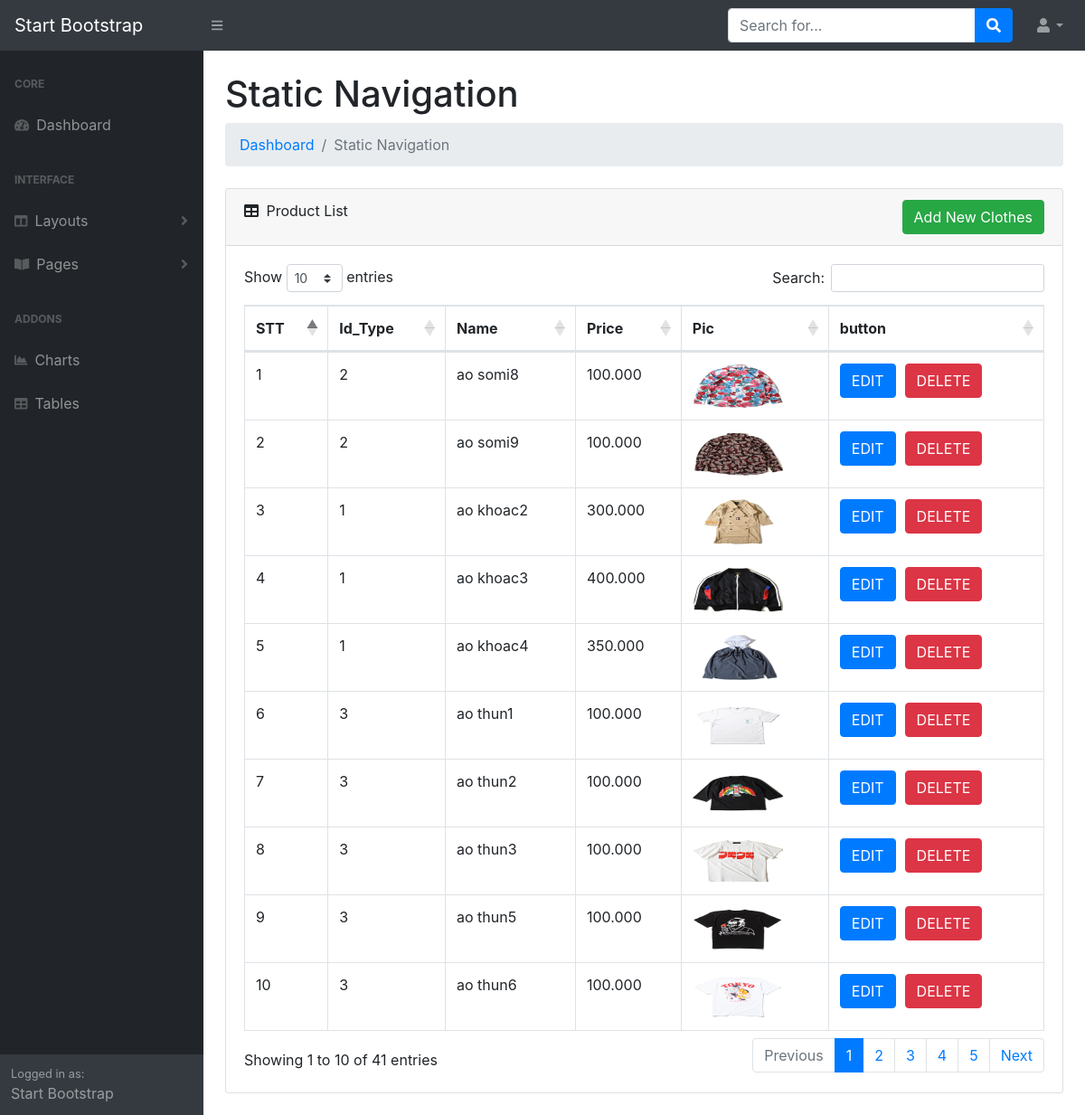
/admin-test/CLOTHES.php, run on the app's committed database.
### tables this page shows
CREATE TABLE `clothes` (
  `id` int(4) NOT NULL,
  `id_type` int(4) NOT NULL,
  `name` varchar(40) NOT NULL,
  `price` varchar(255) NOT NULL,
  `picture` varchar(255) NOT NULL
);

### admin-test/models/DataProvider.php (called while the page is built, shortened)
<?php
class DataProvider
{
	private $link;
	function __construct()
	{
		$this->link=mysqli_connect("localhost","root","","sellclothes");
	}
	function ExecuteQuery($sql)
	{
		mysqli_query($this->link,"set names 'utf8'");
		return mysqli_query($this->link, $sql);
	}
	function FetchAll($sql)
	{
		$result=$this->ExecuteQuery($sql);
		$arr=array();
		while($row=mysqli_fetch_assoc($result))
		{
			$arr[]=$row;
		}
		return $arr;
	}
}
?>

### admin-test/CLOTHES.php (the view, shortened to what this page needs)
<?php
include_once("../admin-test/models/DataProvider.php");
?>
<!DOCTYPE html>
<html lang="en">
    <head>
        <link href="css/styles.css" rel="stylesheet" />
        <link href="https://cdn.datatables.net/1.10.20/css/dataTables.bootstrap4.min.css" rel="stylesheet" />
    </head>
    <body>
        <nav class="sb-topnav navbar navbar-expand navbar-dark bg-dark">
            <a class="navbar-brand" href="index.php">Start Bootstrap</a>
            <button class="btn btn-link btn-sm order-1 order-lg-0" id="sidebarToggle" href="#"><i class="fas fa-bars"></i></button>
            <form class="d-none d-md-inline-block form-inline ml-auto mr-0 mr-md-3 my-2 my-md-0">
                <div class="input-group">
                    <input class="form-control" type="text" placeholder="Search for..." aria-label="Search" aria-describedby="basic-addon2" />
                    <div class="input-group-append">
                        <button class="btn btn-primary" type="button"><i class="fas fa-search"></i></button>
                    </div>
                </div>
            </form>
            <ul class="navbar-nav ml-auto ml-md-0">
                <li class="nav-item dropdown">
                    <a class="nav-link dropdown-toggle" id="userDropdown" href="#" role="button" data-toggle="dropdown" aria-haspopup="true" aria-expanded="false"><i class="fas fa-user fa-fw"></i></a>
                </li>
            </ul>
        </nav>
        <div id="layoutSidenav">
            <div id="layoutSidenav_nav">
                <nav class="sb-sidenav accordion sb-sidenav-dark" id="sidenavAccordion">
                    <div class="sb-sidenav-menu">
                        <div class="nav">
                            <div class="sb-sidenav-menu-heading">Core</div>
                            <a class="nav-link" href="index.php">
                                <div class="sb-nav-link-icon"><i class="fas fa-tachometer-alt"></i></div>
                                Dashboard
                            </a>
                            <div class="sb-sidenav-menu-heading">Interface</div>
                            <a class="nav-link collapsed" href="#" data-toggle="collapse" data-target="#collapseLayouts" aria-expanded="false" aria-controls="collapseLayouts">
                                <div class="sb-nav-link-icon"><i class="fas fa-columns"></i></div>
                                Layouts
                                <div class="sb-sidenav-collapse-arrow"><i class="fas fa-angle-down"></i></div>
                            </a>
                            <a class="nav-link collapsed" href="#" data-toggle="collapse" data-target="#collapsePages" aria-expanded="false" aria-controls="collapsePages">
                                <div class="sb-nav-link-icon"><i class="fas fa-book-open"></i></div>
                                Pages
                                <div class="sb-sidenav-collapse-arrow"><i class="fas fa-angle-down"></i></div>
                            </a>
                            <div class="sb-sidenav-menu-heading">Addons</div>
                            <a class="nav-link" href="charts.html">
                                <div class="sb-nav-link-icon"><i class="fas fa-chart-area"></i></div>
                                Charts
                            </a>
                            <a class="nav-link" href="tables.html">
                                <div class="sb-nav-link-icon"><i class="fas fa-table"></i></div>
                                Tables
                            </a>
                        </div>
                    </div>
                    <div class="sb-sidenav-footer">
                        <div class="small">Logged in as:</div>
                        Start Bootstrap
                    </div>
                </nav>
            </div>
            <div id="layoutSidenav_content">
                <main>
                    <div class="container-fluid">
                        <h1 class="mt-4">Static Navigation</h1>
                        <ol class="breadcrumb mb-4">
                            <li class="breadcrumb-item"><a href="index.php">Dashboard</a></li>
                            <li class="breadcrumb-item active">Static Navigation</li>
                        </ol>
                        <div class="card mb-4">
                            <div class="card-header" >
                                <i class="fas fa-table mr-1"></i>
                                Product List
                                <div style="float:right">
                                   <button class='btn-add btn btn-success'  data-toggle='modal' data-target='#AddModal'>Add New Clothes</button>
                                </div>
                            </div>
                            <div class="card-body">
                                <div class="table-responsive"  id='clothes_table'>
                                <table class="table table-bordered" id="dataTable" width="100%" cellspacing="0">
                                        <thead>
                                            <tr>
                                                <th>STT</th>
                                                <th>Id_Type</th>
                                                <th>Name</th>
                                                <th>Price</th>
                                                <th>Pic</th>
                                                <th>button</th>
                                            </tr>
                                        </thead>
                                        <tbody>
                                        <?php
                                            include_once("../admin-test/models/DataProvider.php");
                                            $db=new DataProvider();
                                            $sql="SELECT * FROM `clothes`";
                                            $array=$db->FetchAll($sql);
                                            foreach($array as $item){
                                                @$p=number_format($item['price'],0,",",".");
                                                echo "<tr>";
                                                    echo "<td class='id'>$item[id]</td>";
                                                    echo "<td class='type'>$item[id_type]</td>";
                                                    echo "<td class='name'>$item[name]</td>";
                                                    echo "<td class='price'>$p</td>";
                                                    echo "<td ><img src='../admin-test/image/image_product/$item[picture]' class='image' style='width:100px; height:50px' ></td>";
                                                    echo "<td><button class='btn-edit btn btn-primary' data-toggle='modal' data-target='#exampleModal'>EDIT</button>";
                                                    echo "<button class='btn-delete btn btn-danger' style='margin-left:10px' >DELETE</button></td>";
                                                echo "</tr>";
                                            }
                                            ?>
                                        </tbody>
                                    </table>
                                </div>
                            </div>
                        </div>
                    </div>
                    </div>
            </div>
    </body>
</html>

### data on the page
clothes: id "1", id_type "2", name "ao somi8", price "100.000", picture (picture)
clothes: id "2", id_type "2", name "ao somi9", price "100.000", picture (picture)
clothes: id "3", id_type "1", name "ao khoac2", price "300.000", picture (picture)
clothes: id "4", id_type "1", name "ao khoac3", price "400.000", picture (picture)
clothes: id "5", id_type "1", name "ao khoac4", price "350.000", picture (picture)
clothes: id "6", id_type "3", name "ao thun1", price "100.000", picture (picture)
clothes: id "7", id_type "3", name "ao thun2", price "100.000", picture (picture)
clothes: id "8", id_type "3", name "ao thun3", price "100.000", picture (picture)
clothes: id "9", id_type "3", name "ao thun5", price "100.000", picture (picture)
clothes: id "10", id_type "3", name "ao thun6", price "100.000", picture (picture)
